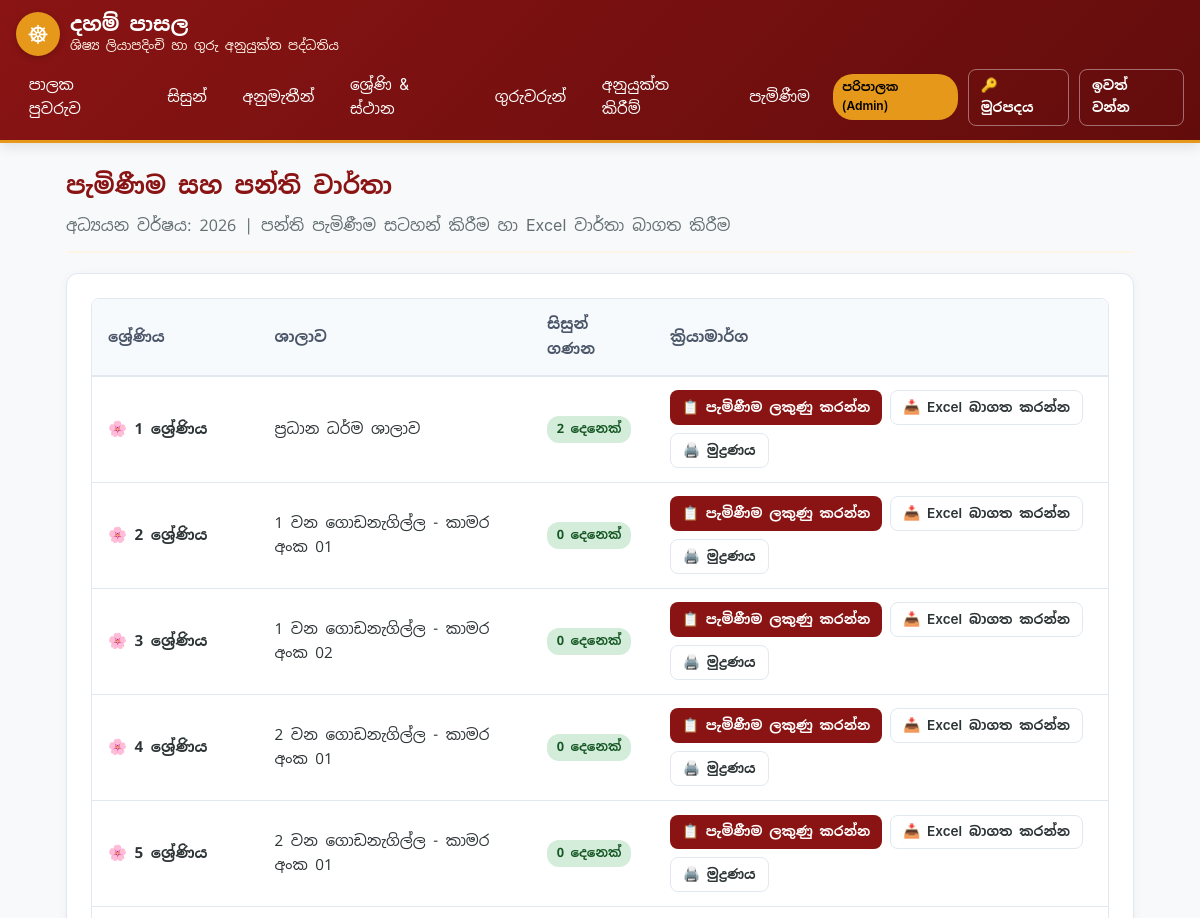
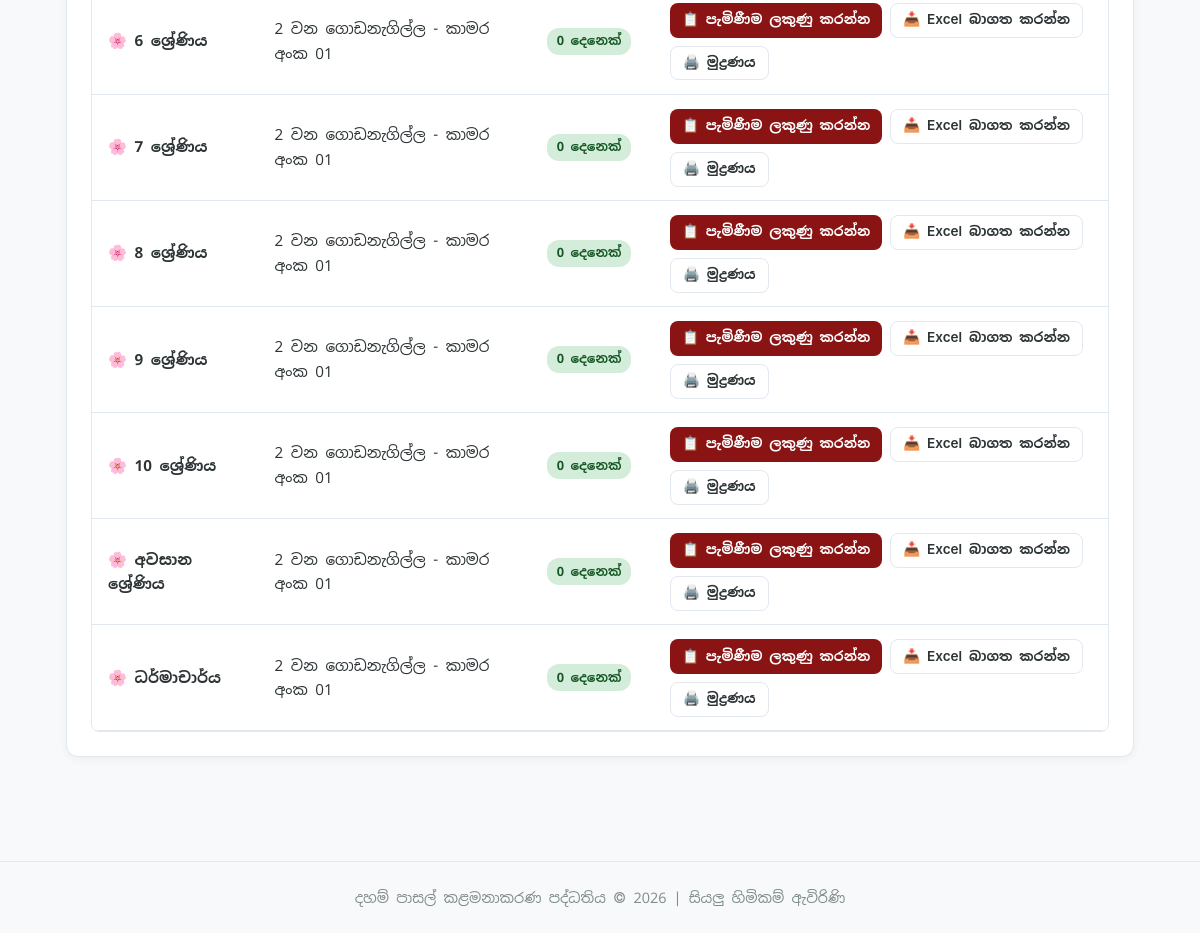
Page /attendance/ (signed in) on the committed database (2 pictures, top to bottom).
### academics/models.py (models this page shows, shortened)
class AcademicYear(models.Model):
    year = models.PositiveIntegerField(unique=True, verbose_name='අධ්‍යයන වර්ෂය')
    is_current = models.BooleanField(default=False, verbose_name='වත්මන් වර්ෂයද?')
    class Meta:
        ordering = ['-year']
        verbose_name = 'අධ්‍යයන වර්ෂය'
        verbose_name_plural = 'අධ්‍යයන වර්ෂ (Academic Years)'

class ClassSection(models.Model):
    grade_level = models.ForeignKey(GradeLevel, on_delete=models.CASCADE, related_name='sections', verbose_name='ශ්‍රේණිය')
    academic_year = models.ForeignKey(AcademicYear, on_delete=models.CASCADE, related_name='sections', verbose_name='අධ්‍යයන වර්ෂය')
    section_name = models.CharField(max_length=50, default='ප්‍රධාන', verbose_name='කාණ්ඩය / පන්තියේ නම')
    classroom = models.ForeignKey(Classroom, on_delete=models.SET_NULL, null=True, blank=True, verbose_name='පන්ති කාමරය')
    class Meta:
        unique_together = ('grade_level', 'academic_year', 'section_name')
        ordering = ['grade_level__order_index', 'section_name']
        verbose_name = 'පන්තිය'
        verbose_name_plural = 'පන්ති (Class Sections)'

class GradeLevel(models.Model):
    name = models.CharField(max_length=100, verbose_name='ශ්‍රේණියේ නම (Sinhala)')
    english_name = models.CharField(max_length=100, blank=True, verbose_name='නම (English)')
    order_index = models.PositiveIntegerField(default=1, verbose_name='අනුපිළිවෙල අංකය')
    description = models.TextField(blank=True, verbose_name='විස්තරය')
    class Meta:
        ordering = ['order_index']
        verbose_name = 'ශ්‍රේණිය'
        verbose_name_plural = 'ශ්‍රේණි (Grades)'

class Classroom(models.Model):
    name = models.CharField(max_length=100, verbose_name='ශාලාව / කාමරයේ නම')
    capacity = models.PositiveIntegerField(default=40, verbose_name='ධාරිතාව')
    class Meta:
        verbose_name = 'පන්ති කාමරය / ශාලාව'
        verbose_name_plural = 'පන්ති කාමර / ශාලා'

### attendance/views.py (the view)
# urls.py: path('attendance/', views.attendance_overview, name='attendance_overview'),
@login_required
def attendance_overview(request):
    user = request.user
    is_staff_or_admin = user.is_superuser or (hasattr(user, 'profile') and user.profile.role in ['ADMIN', 'PRINCIPAL'])
    current_year = AcademicYear.objects.filter(is_current=True).first()
    if is_staff_or_admin:
        classes = ClassSection.objects.filter(academic_year=current_year).select_related('grade_level')
    else:
        teacher_profile = getattr(user, 'teacher_profile', None)
        allocated_ids = TeacherAllocation.objects.filter(
            teacher=teacher_profile
        ).values_list('class_section_id', flat=True)
        classes = ClassSection.objects.filter(id__in=allocated_ids).select_related('grade_level')
    recent_sessions = SundaySession.objects.all().order_by('-date')[:10]
    return render(request, 'attendance/overview.html', {
        'classes': classes,
        'recent_sessions': recent_sessions,
        'current_year': current_year,
    })

### accounts/context_processors.py (called while the page is built, shortened)
def user_role_context(request):
    role = 'TEACHER'
    if request.user.is_superuser:
        role = 'ADMIN'
    elif hasattr(request.user, 'profile'):
        role = request.user.profile.role
    is_admin = role == 'ADMIN' or request.user.is_superuser
    is_principal = role == 'PRINCIPAL'
    is_teacher = role == 'TEACHER'
    is_staff_or_admin = is_admin or is_principal
    return {
        'user_role': role,
        'is_admin': is_admin,
        'is_principal': is_principal,
        'is_teacher': is_teacher,
        'is_staff_or_admin': is_staff_or_admin,
    }

### templates/attendance/overview.html (shortened to what this page needs)
{% extends 'base.html' %}
{% block content %}
<div class="card-header-temple">
    <div>
        <h2>පැමිණීම සහ පන්ති වාර්තා</h2>
        <p style="color: var(--text-muted);">
            අධ්‍යයන වර්ෂය: {% if current_year %}{{ current_year.year }}{% else %}2026{% endif %} |
            පන්ති පැමිණීම සටහන් කිරීම හා Excel වාර්තා බාගත කිරීම
        </p>
    </div>
</div>
<div class="card-box">
    <div class="responsive-table-wrapper">
        <table class="temple-table">
            <thead>
                <tr>
                    <th>ශ්‍රේණිය</th>
                    <th>ශාලාව</th>
                    <th>සිසුන් ගණන</th>
                    <th>ක්‍රියාමාර්ග</th>
                </tr>
            </thead>
            <tbody>
                {% for cs in classes %}
                <tr>
                    <td><strong>🌸 {{ cs.grade_level.name }}</strong></td>
                    <td>{{ cs.classroom.name|default:"වෙන් කර නැත" }}</td>
                    <td>
                        <span class="status-pill status-approved">
                            {{ cs.students.count }} දෙනෙක්
                        </span>
                    </td>
                    <td>
                        <div style="display: flex; gap: 8px; flex-wrap: wrap;">
                            <a href="{% url 'mark_attendance' cs.id %}" class="btn btn-sm btn-primary">
                                📋 පැමිණීම ලකුණු කරන්න
                            </a>
                            <a href="{% url 'export_excel' cs.id %}" class="btn btn-sm btn-outline">
                                📥 Excel බාගත කරන්න
                            </a>
                            <a href="{% url 'print_roster' cs.id %}" target="_blank" class="btn btn-sm btn-outline">
                                🖨️ මුද්‍රණය
                            </a>
                        </div>
                    </td>
                </tr>
                {% empty %}
                <tr>
                    <td colspan="4" style="text-align: center; color: var(--text-muted); padding: 2rem;">
                        පන්ති තොරතුරු සොයාගත නොහැකි විය.
                    </td>
                </tr>
                {% endfor %}
            </tbody>
        </table>
    </div>
</div>
{% endblock %}

### static/css/style.css (style rules this page uses)
:root { --primary-color: #8a1414; --primary-dark: #630c0c; --accent-gold: #e59819; --accent-gold-light: #fef5e7; --text-main: #2d3436; --text-muted: #636e72; --bg-body: #f8f9fa; --card-bg: #ffffff; --border-color: #e2e8f0; --success-green: #2ecc71; --danger-red: #e74c3c; --warning-yellow: #f1c40f; --font-stack: "Iskoola Pota", "IskoolaPota", "Noto Sans Sinhala", -apple-system, BlinkMacSystemFont, "Segoe UI", Roboto, sans-serif; }
* { box-sizing: border-box; margin: 0; padding: 0; }
body { font-family: var(--font-stack); background-color: var(--bg-body); color: var(--text-main); line-height: 1.6; font-size: 16px; -webkit-font-smoothing: antialiased; }
h1, h2, h3, h4, h5, h6 { font-family: var(--font-stack); color: var(--primary-color); font-weight: 700; margin-bottom: 0.5rem; }
.card-box { background: var(--card-bg); border-radius: 12px; box-shadow: 0 2px 10px rgba(0,0,0,0.05); border: 1px solid var(--border-color); padding: 1.5rem; margin-bottom: 1.5rem; }
.card-header-temple { border-bottom: 2px solid var(--accent-gold-light); padding-bottom: 0.75rem; margin-bottom: 1.25rem; display: flex; justify-content: space-between; align-items: center; flex-wrap: wrap; gap: 10px; }
.btn { display: inline-flex; align-items: center; justify-content: center; font-family: var(--font-stack); font-size: 1rem; font-weight: 600; padding: 0.65rem 1.25rem; border-radius: 8px; border: none; cursor: pointer; text-decoration: none; transition: all 0.2s ease; gap: 6px; }
.btn-primary { background-color: var(--primary-color); color: #ffffff; }
.btn-outline { background: transparent; border: 1.5px solid var(--border-color); color: var(--text-main); }
.btn-sm { padding: 0.35rem 0.75rem; font-size: 0.85rem; }
.responsive-table-wrapper { overflow-x: auto; border-radius: 8px; border: 1px solid var(--border-color); }
.temple-table { width: 100%; border-collapse: collapse; font-size: 0.95rem; background: #fff; }
.temple-table th { background-color: #f7fafc; color: #4a5568; padding: 0.85rem 1rem; font-weight: 600; text-align: left; border-bottom: 2px solid var(--border-color); }
.temple-table td { padding: 0.85rem 1rem; border-bottom: 1px solid var(--border-color); }
.status-pill { display: inline-block; padding: 0.2rem 0.6rem; border-radius: 12px; font-size: 0.8rem; font-weight: 600; }
.status-approved { background-color: #d4edda; color: #155724; }

### rows in the picture
AcademicYear: year "2026"
ClassSection: grade_level.name "1 ශ්‍රේණිය", classroom.name "ප්‍රධාන ධර්ම ශාලාව", students.count "2"
ClassSection: grade_level.name "2 ශ්‍රේණිය", classroom.name "1 වන ගොඩනැගිල්ල - කාමර අංක 01", students.count "0"
ClassSection: grade_level.name "3 ශ්‍රේණිය", classroom.name "1 වන ගොඩනැගිල්ල - කාමර අංක 02", students.count "0"
ClassSection: grade_level.name "4 ශ්‍රේණිය", classroom.name "2 වන ගොඩනැගිල්ල - කාමර අංක 01", students.count "0"
ClassSection: grade_level.name "5 ශ්‍රේණිය", classroom.name "2 වන ගොඩනැගිල්ල - කාමර අංක 01", students.count "0"
ClassSection: grade_level.name "6 ශ්‍රේණිය", classroom.name "2 වන ගොඩනැගිල්ල - කාමර අංක 01", students.count "0"
ClassSection: grade_level.name "7 ශ්‍රේණිය", classroom.name "2 වන ගොඩනැගිල්ල - කාමර අංක 01", students.count "0"
ClassSection: grade_level.name "8 ශ්‍රේණිය", classroom.name "2 වන ගොඩනැගිල්ල - කාමර අංක 01", students.count "0"
ClassSection: grade_level.name "9 ශ්‍රේණිය", classroom.name "2 වන ගොඩනැගිල්ල - කාමර අංක 01", students.count "0"
ClassSection: grade_level.name "10 ශ්‍රේණිය", classroom.name "2 වන ගොඩනැගිල්ල - කාමර අංක 01", students.count "0"
ClassSection: grade_level.name "අවසාන ශ්‍රේණිය", classroom.name "2 වන ගොඩනැගිල්ල - කාමර අංක 01", students.count "0"
ClassSection: grade_level.name "ධර්මාචාර්ය", classroom.name "2 වන ගොඩනැගිල්ල - කාමර අංක 01", students.count "0"
